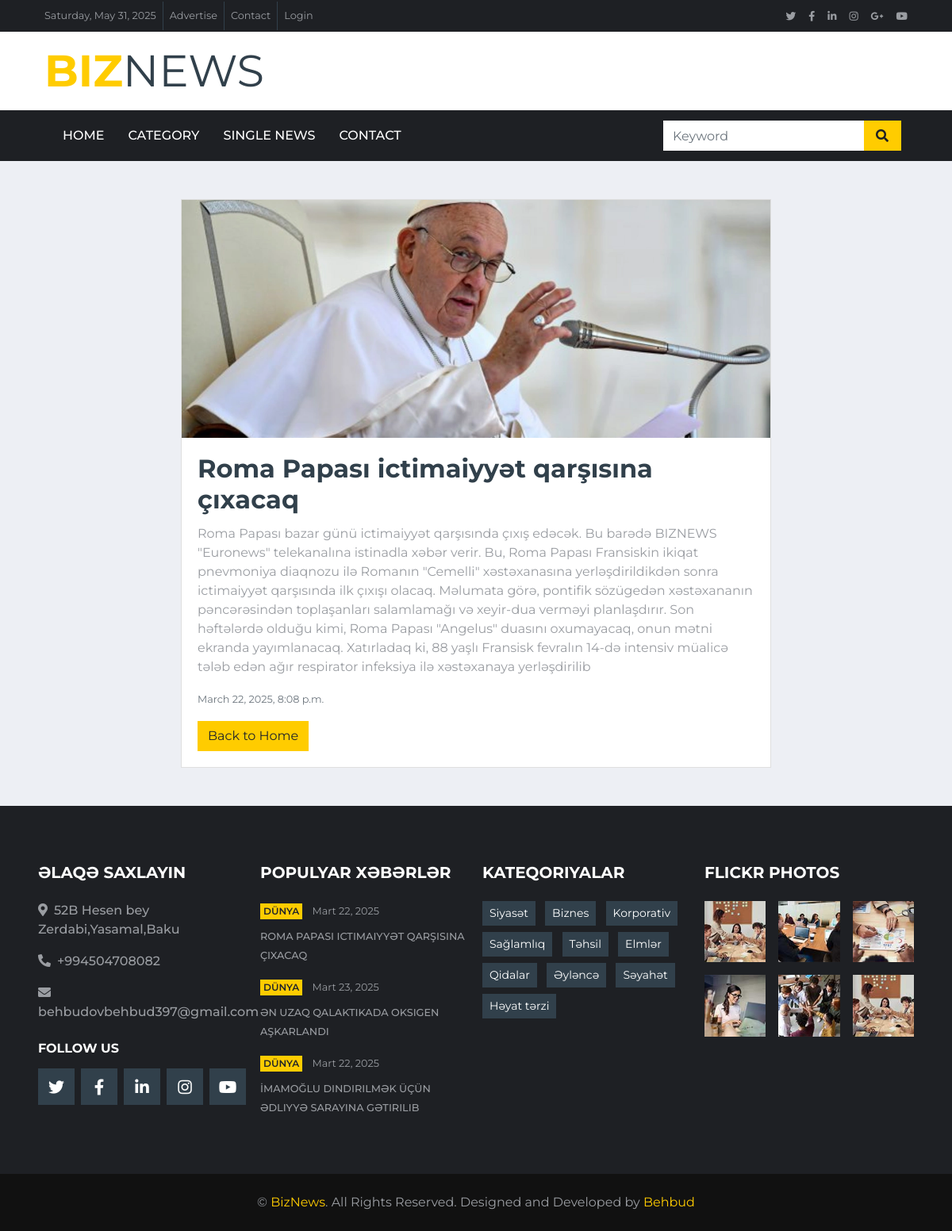
/slider/read-more/2/, run on the app's committed database.
### core/models.py (models this page shows, shortened)
class small_slider(models.Model):
    image = models.ImageField(upload_to = 'small_slider_news/')
    title = models.CharField(max_length=100)
    content = models.TextField(default="Default content")
    category = models.CharField(max_length=100)
    created_date = models.DateTimeField(auto_now_add=True)
    is_activate = models.BooleanField(default=True)

class SiteSettings(models.Model):
    location = models.CharField(max_length=255)
    phone = models.CharField(max_length=20)
    email = models.EmailField()

### core/views.py (the view)
# urls.py: path('slider/read-more/<int:id>/', read_more, name='read_more_page'),
def read_more(request, id):
    slider = small_slider.objects.get(id=id)
    return render(request, 'read_more_page.html', {'slider': slider})

### core/context_processors.py (called while the page is built)
def social_media_links(request):
    return{
        'facebook' : getattr(settings, 'FACEBOOK_URL', '#'),
        'twitter': getattr(settings, 'TWITTER_URL', '#'),
        'linkedin': getattr(settings, 'LINKEDIN_URL', '#'),
        'instagram': getattr(settings, 'INSTAGRAM_URL', '#'),
        'youtube': getattr(settings, 'YOUTUBE_URL', '#'),
        'google_plus': getattr(settings, 'GOOGLE_PLUS_URL', '#'),
    }

def social_links(request):
    return {
        "SOCIAL_LINKS": [
            {"name": "Facebook", "url": "#", "icon": "fab fa-facebook-f", "color": "#39569E", "followers": "12,346 Fans"},
            {"name": "Twitter", "url": "#", "icon": "fab fa-twitter", "color": "#52AAF4", "followers": "12,345 Followers"},
            {"name": "LinkedIn", "url": "#", "icon": "fab fa-linkedin-in", "color": "#0185AE", "followers": "12,345 Connects"},
            {"name": "Instagram", "url": "#", "icon": "fab fa-instagram", "color": "#C8359D", "followers": "12,345 Followers"},
            {"name": "YouTube", "url": "#", "icon": "fab fa-youtube", "color": "#DC472E", "followers": "12,345 Subscribers"},
            {"name": "Vimeo", "url": "#", "icon": "fab fa-vimeo-v", "color": "#055570", "followers": "12,345 Followers"},
        ]
    }

def categories_list(request):
    return{
        "CATEGORIES": [
            "Siyasət", "Biznes", "Korporativ", "Sağlamlıq", "Təhsil",
            "Elmlər", "Qidalar", "Əyləncə", "Səyahət", "Həyat tərzi"
        ]
    }

def site_settings(request):
    settings = SiteSettings.objects.first()  # İlk sətiri götür
    return {
        'site_settings': settings
    }

def current_date(request):
    return {'current_date': timezone.now().strftime('%A, %B %d, %Y')}

### templates/read_more_page.html
{% extends 'base.html' %}
{% block content %}
    <div class="container mt-5">
        <div class="row">
            <div class="col-md-8 offset-md-2">
                <div class="card">
                    <img class="card-img-top" src="{{ slider.image.url }}" alt="{{ slider.title }}" style="object-fit: cover; height: 300px;">
                    <div class="card-body">
                        <h2 class="card-title">{{ slider.title }}</h2>
                        <p class="card-text">{{ slider.content }}</p>
                        <p class="text-muted"><small>{{ slider.created_date }}</small></p>
                        <a href="{% url 'core:home' %}" class="btn btn-primary">Back to Home</a>
                    </div>
                </div>
            </div>
        </div>
    </div>
{% endblock %}

### templates/base.html (shortened to what this page needs)
<!DOCTYPE html>
{% load static %}
<html lang="en">
<head>
    <link href="https://cdnjs.cloudflare.com/ajax/libs/font-awesome/5.15.0/css/all.min.css" rel="stylesheet">
    <link href="{% static 'base_site/lib/owlcarousel/assets/owl.carousel.min.css' %}" rel="stylesheet">
    <link href="{% static 'base_site/css/style.css' %}" rel="stylesheet">
</head>
<body>
    <div class="container-fluid d-none d-lg-block">
        <div class="row align-items-center bg-dark px-lg-5">
            <div class="col-lg-9">
                <nav class="navbar navbar-expand-sm bg-dark p-0">
                    <ul class="navbar-nav ml-n2">
                        <li class="nav-item border-right border-secondary">
                            <a class="nav-link text-body small" href="#">
                                {{ current_date }}
                            </a>
                        </li>
                        <li class="nav-item border-right border-secondary">
                            <a class="nav-link text-body small" href="#">Advertise</a>
                        </li>
                        <li class="nav-item border-right border-secondary">
                            <a class="nav-link text-body small" href="{% url 'core:contact' %}">Contact</a>
                        </li>
                        <li class="nav-item">
                            <a class="nav-link text-body small" href="#">Login</a>
                        </li>
                    </ul>
                </nav>
            </div>
            <div class="col-lg-3 text-right d-none d-md-block">
                <nav class="navbar navbar-expand-sm bg-dark p-0">
                    <ul class="navbar-nav ml-auto mr-n2">
                        <li class="nav-item">
                            <a class="nav-link text-body" href="{{ twitter }}" target="_blank" {{ twitter }}><small class="fab fa-twitter"></small></a>
                        </li>
                        <li class="nav-item">
                            <a class="nav-link text-body" href="{{ facebook }}" target="_blank" {{ facebook }}><small class="fab fa-facebook-f"></small></a>
                        </li>
                        <li class="nav-item">
                            <a class="nav-link text-body" href="{{ linkedin }}" target="_blank" {{ linkedin }}><small class="fab fa-linkedin-in"></small></a>
                        </li>
                        <li class="nav-item">
                            <a class="nav-link text-body" href="{{ instagram }}" target="_blank" {{ instagram }}><small class="fab fa-instagram"></small></a>
                        </li>
                        <li class="nav-item">
                            <a class="nav-link text-body" href="{{google_plus}}" target="_blank" {{ google_plus }} ><small class="fab fa-google-plus-g"></small></a>
                        </li>
                        <li class="nav-item">
                            <a class="nav-link text-body" href="{{ youtube }}" target="_blank" {{ youtube }}><small class="fab fa-youtube"></small></a>
                        </li>
                    </ul>
                </nav>
            </div>
        </div>
        <div class="row align-items-center bg-white py-3 px-lg-5">
            <div class="col-lg-4">
                <a href="{% url 'core:home' %" class="navbar-brand p-0 d-none d-lg-block">
                    <h1 class="m-0 display-4 text-uppercase text-primary">Biz<span class="text-secondary font-weight-normal">News</span></h1>
                </a>
            </div>
        </div>
    </div>
    <div class="container-fluid p-0">
        <nav class="navbar navbar-expand-lg bg-dark navbar-dark py-2 py-lg-0 px-lg-5">
            <div class="collapse navbar-collapse justify-content-between px-0 px-lg-3" id="navbarCollapse">
                <div class="navbar-nav mr-auto py-0">
                    <a class="nav-link {% if request.path == '/' %} active {% endif %}" href="{% url 'core:home'%}" class="nav-item nav-link active">Home</a>
                    <a class="nav-link {% if request.path == '/category/' %} active {% endif %}" href="{% url 'core:category'%}" class="nav-item nav-link">Category</a>
                    <a class="nav-link {% if request.path == '/single/' %} active {% endif %}"  href="{% url 'core:single'%}" class="nav-item nav-link">Single News</a>
                    <a class="nav-link {% if request.path == '/contact/' %} active {% endif %}" href="{%  url 'core:contact'%}" class="nav-item nav-link">Contact</a>
                </div>
                <div class="input-group ml-auto d-none d-lg-flex" style="width: 100%; max-width: 300px;">
                    <input type="text" class="form-control border-0" placeholder="Keyword">
                    <div class="input-group-append">
                        <button class="input-group-text bg-primary text-dark border-0 px-3"><i
                                class="fa fa-search"></i></button>
                    </div>
                </div>
            </div>
        </nav>
    </div>
    {% block content %}{% endblock %}
    <div class="container-fluid bg-dark pt-5 px-sm-3 px-md-5 mt-5">
        <div class="row py-4">
            <div class="col-lg-3 col-md-6 mb-5">
                <h5 class="mb-4 text-white text-uppercase font-weight-bold">Əlaqə Saxlayın</h5>
                <p class="font-weight-medium"><i class="fa fa-map-marker-alt mr-2"></i>{{ site_settings.location}}</p>
                <p class="font-weight-medium"><i class="fa fa-phone-alt mr-2"></i>{{ site_settings.phone }}</p>
                <p class="font-weight-medium"><i class="fa fa-envelope mr-2"></i>{{ site_settings.email}}</p>
                <h6 class="mt-4 mb-3 text-white text-uppercase font-weight-bold">Follow Us</h6>
                <div class="d-flex justify-content-start">
                    <a class="btn btn-lg btn-secondary btn-lg-square mr-2" href="{{ twitter }}" target="_blank" {{ twitter }}><i class="fab fa-twitter"></i></a>
                    <a class="btn btn-lg btn-secondary btn-lg-square mr-2" href="{{ facebook }}" target="_blank" {{ facebook }}><i class="fab fa-facebook-f"></i></a>
                    <a class="btn btn-lg btn-secondary btn-lg-square mr-2" href="{{ linkedin }}"target="_blank" {{ linkedin }}><i class="fab fa-linkedin-in"></i></a>
                    <a class="btn btn-lg btn-secondary btn-lg-square mr-2" href="{{ instagram }}" target="_blank" {{ instagram }}><i class="fab fa-instagram"></i></a>
                    <a class="btn btn-lg btn-secondary btn-lg-square" href="{{ youtube }}" target="_blank" {{ youtube }}><i class="fab fa-youtube"></i></a>
                </div>
            </div>
            <div class="col-lg-3 col-md-6 mb-5">
                <h5 class="mb-4 text-white text-uppercase font-weight-bold">Populyar Xəbərlər</h5>
                <div class="mb-3">
                    <div class="mb-2">
                        <a class="badge badge-primary text-uppercase font-weight-semi-bold p-1 mr-2" href="">Dünya</a>
                        <a class="text-body" href=""><small>Mart 22, 2025</small></a>
                    </div>
                    <a class="small text-body text-uppercase font-weight-medium" href="">	Roma Papası ictimaiyyət qarşısına çıxacaq</a>
                </div>
                <div class="mb-3">
                    <div class="mb-2">
                        <a class="badge badge-primary text-uppercase font-weight-semi-bold p-1 mr-2" href="">Dünya</a>
                        <a class="text-body" href=""><small>Mart 23, 2025</small></a>
                    </div>
                    <a class="small text-body text-uppercase font-weight-medium" href="">Ən uzaq qalaktikada oksigen aşkarlandı</a>
                </div>
                <div class="">
                    <div class="mb-2">
                        <a class="badge badge-primary text-uppercase font-weight-semi-bold p-1 mr-2" href="">Dünya</a>
                        <a class="text-body" href=""><small>Mart 22, 2025</small></a>
                    </div>
                    <a class="small text-body text-uppercase font-weight-medium" href="">İmamoğlu dindirilmək üçün Ədliyyə Sarayına gətirilib</a>
                </div>
            </div>
            <div class="col-lg-3 col-md-6 mb-5">
                <h5 class="mb-4 text-white text-uppercase font-weight-bold">Kateqoriyalar</h5>
                <div class="m-n1">
                    {% for category in CATEGORIES %}
                        <a href="{% url 'core:category' %}" class="btn btn-sm btn-secondary m-1">
                            {{ category }}
                        </a>
                    {% endfor %}
                </div>
            </div>
            <div class="col-lg-3 col-md-6 mb-5">
                <h5 class="mb-4 text-white text-uppercase font-weight-bold">Flickr Photos</h5>
                <div class="row">
                    <div class="col-4 mb-3">
                        <a href=""><img class="w-100" src="{% static 'base_site/img/news-110x110-1.jpg' %}" alt=""></a>
                    </div>
                    <div class="col-4 mb-3">
                        <a href=""><img class="w-100" src="{% static 'base_site/img/news-110x110-2.jpg' %}" alt=""></a>
                    </div>
                    <div class="col-4 mb-3">
                        <a href=""><img class="w-100" src="{% static 'base_site/img/news-110x110-3.jpg' %}" alt=""></a>
                    </div>
                    <div class="col-4 mb-3">
                        <a href=""><img class="w-100" src="{% static 'base_site/img/news-110x110-4.jpg' %}" alt=""></a>
                    </div>
                    <div class="col-4 mb-3">
                        <a href=""><img class="w-100" src="{% static 'base_site/img/news-110x110-5.jpg' %}" alt=""></a>
                    </div>
                    <div class="col-4 mb-3">
                        <a href=""><img class="w-100" src="{% static 'base_site/img/news-110x110-1.jpg' %}" alt=""></a>
                    </div>
                </div>
            </div>
        </div>
    </div>
    <div class="container-fluid py-4 px-sm-3 px-md-5" style="background: #111111;">
        <p class="m-0 text-center">&copy; <a href="#">BizNews</a>. All Rights Reserved.
		Designed and Developed by <a href="https://htmlcodex.com">Behbud</a></p>
    </div>
</body>
</html>

### data on the page
small_slider: image (picture), title "Roma Papası ictimaiyyət qarşısına çıxacaq", content "Roma Papası bazar günü ictimaiyyət qarşısında çıxış edəcək. Bu barədə BIZNEWS \"Euronews\" telekanalına istinadla xəbər verir. Bu, Roma Papası Fransiskin ikiqat pnevmoniya diaqnozu ilə Romanın \"Cemelli\" xəstəxanasına yerləşdirildikdən sonra ictimaiyyət qarşısında ilk çıxışı olacaq. Məlumata görə, pontifik sözügedən xəstəxananın pəncərəsindən toplaşanları salamlamağı və xeyir-dua verməyi planlaşdırır. Son həftələrdə olduğu kimi, Roma Papası \"Angelus\" duasını oxumayacaq, onun mətni ekranda yayımlanacaq. Xatırladaq ki, 88 yaşlı Fransisk fevralın 14-də intensiv müalicə tələb edən ağır respirator infeksiya ilə xəstəxanaya yerləşdirilib", created_date "March 22, 2025, 8:08 p.m."
SiteSettings: location "52B Hesen bey Zerdabi,Yasamal,Baku", phone "+994504708082", email "behbudovbehbud397@gmail.com"

### other printed values
{{ category }} "Siyasət" "Biznes" "Korporativ" "Sağlamlıq" "Təhsil" "Elmlər" "Qidalar" "Əyləncə" "Səyahət" "Həyat tərzi"
